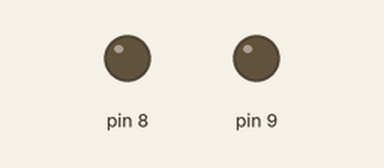
A sketch run on a simulated Arduino Leonardo, built with avr-gcc and run on an emulated ATmega32U4. Parts: output pins drawn as LEDs (lit = HIGH). What the sketch prints to the serial monitor is not drawn.

Above: at 0.05 s.
Timing chart, 0 to 5.7 s (numbered marks = the images above):
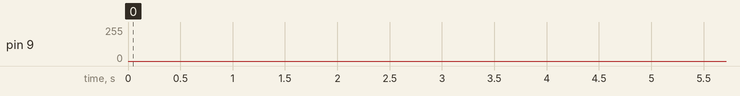

The sketch:

Phase1_CA_only.ino
```cpp
int Vout0, Vout1;
int cntr = 0;
bool ovf_flagg = 0;
void setup()
{

  noInterrupts ();
  TCCR4B = 0x04;
  TIMSK4 = 0x04;
  TC4H = 0x01;
  OCR4C = 0xF4;


  Serial.begin(9600);
  Vout0 = analogRead(A3);
  Vout1 = analogRead(A2);
  ADMUX = 0xD6; //ADC6 - ADC1
  ADCSRA = 0x87;

  pinMode(9, OUTPUT);
  pinMode(8, OUTPUT);
  ICR1 = 0x0FFF;
  TCCR1A = 0xA2;
  TCCR1B = 0x19;
  OCR1A = 0x07FF;
  OCR1B = 0x07FF;
  interrupts ();
}

ISR (TIMER4_OVF_vect)
{
  ADMUX = 0xD4; //ADC4 - ADC1 VOUT1
  ADCSRA |= 0x40;// convert
  while (!( ADCSRA & 0x10 )) {} // wait for conversion
  Vout0 = ADC;
  ADCSRA |= 0x10;
  ADMUX = 0xD5; //ADC5 - ADC1 VOUT2
  ADCSRA |= 0x40;// convert
  while (!( ADCSRA & 0x10 )) {} // wait for conversion
  Vout1 = ADC;
  ADCSRA |= 0x10;
  if (OCR1A++ > 4000) OCR1A = 0;
  if (OCR1B-- < 100) OCR1B = 4000;
  ovf_flagg = 1;

}

void loop()
{
  if ( ovf_flagg )
  {
    ovf_flagg = 0;
      if (Vout0 > 0x1FF)
  {
    Vout0 = -( 0x400 - Vout0);
  }
    if (Vout1 > 0x1FF)
  {
    Vout1 = -( 0x400 - Vout1);
  }
    Serial.print("DATA\r");
    Serial.print(Vout0);
    Serial.print("0");
    Serial.print("0");
    Serial.print("\r");
    Serial.print("DATA\r");
    Serial.print(Vout1);
    Serial.print("1");
    Serial.print("0");
    Serial.print("\r");
  }

}
```
